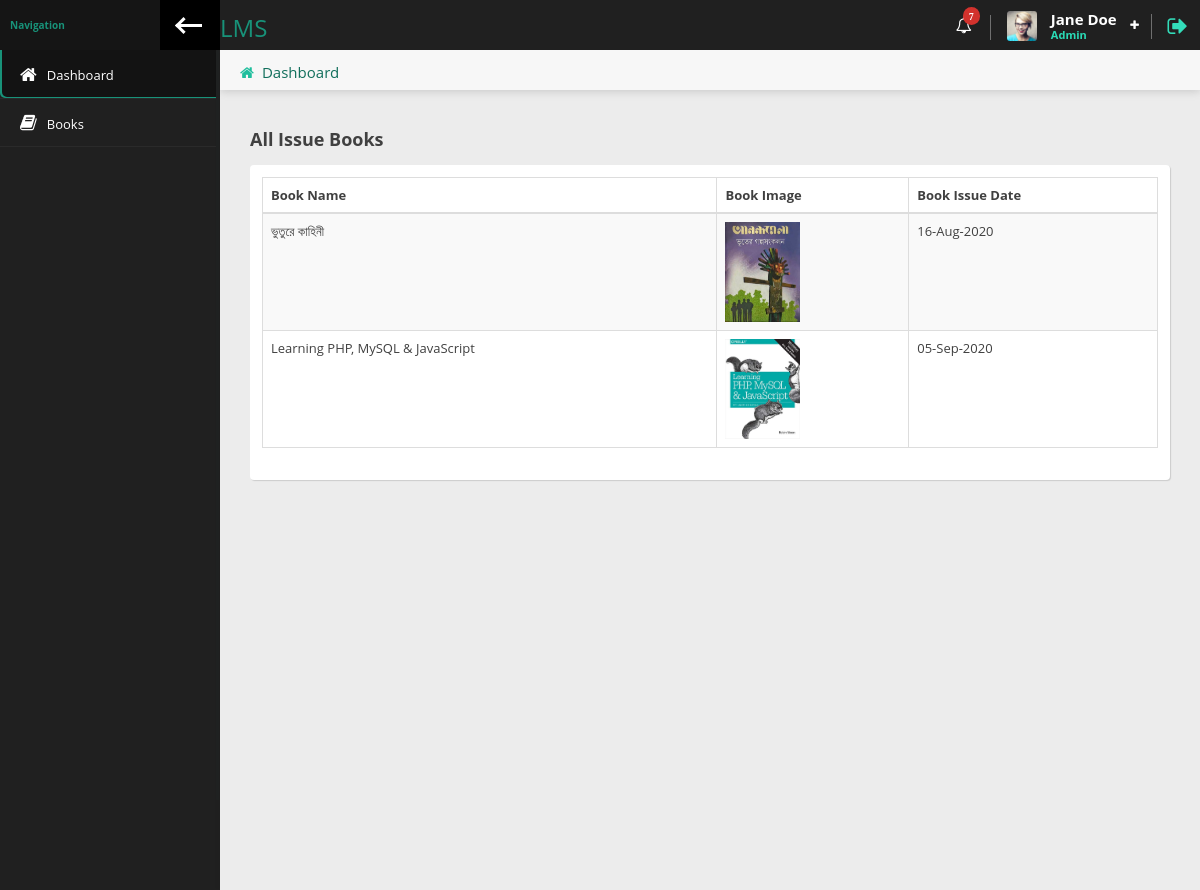
The app's page /student/index.php (signed in) with its own data.
### tables this page shows
CREATE TABLE `issue_books` (
  `id` int(11) NOT NULL,
  `student_id` int(5) NOT NULL,
  `book_id` int(5) NOT NULL,
  `book_issue_date` varchar(10) NOT NULL,
  `book_return_date` varchar(10) NOT NULL,
  `datetime` timestamp NOT NULL DEFAULT current_timestamp()
);

CREATE TABLE `books` (
  `id` int(5) NOT NULL,
  `category_id` int(11) NOT NULL,
  `book_name` varchar(70) DEFAULT NULL,
  `book_image` varchar(100) DEFAULT NULL,
  `book_author_name` varchar(50) DEFAULT NULL,
  `book_publication_name` varchar(50) DEFAULT NULL,
  `book_purchase_date` varchar(50) DEFAULT NULL,
  `book_price` varchar(10) DEFAULT NULL,
  `book_qty` int(5) DEFAULT NULL,
  `available_qty` int(5) DEFAULT NULL,
  `librarin_username` varchar(50) DEFAULT NULL,
  `datetime` timestamp NOT NULL DEFAULT current_timestamp()
);

### student/index.php (the view)
<?php
    require_once 'hedar.php';
?>
            <div class="content-header">
                <div class="leftside-content-header">
                    <ul class="breadcrumbs">
                        <li><i class="fa fa-home" aria-hidden="true"></i><a href="#">Dashboard</a></li>
                    </ul>
                </div>
            </div>
    <div class="row animated fadeInUp">
        <div class="col-sm-12">
            <h4 class="section-subtitle"><b>All Issue Books</b></h4>
            <div class="panel">
                <div class="panel-content">
                    <div class="table-responsive">
                        <table id="basic-table" class=" table-bordered data-table table table-striped nowrap table-hover" cellspacing="0" width="100%">
                            <thead>
                            <tr>
                                <th>Book Name</th>
                                <th>Book Image</th>
                                <th>Book Issue Date</th>
                            </tr>
                            </thead>
                            <tbody>
                            <?php
                            $student_id = $_SESSION['student_id'];
                            $result = mysqli_query($con,"SELECT `issue_books`.`book_issue_date`,`books`.`book_name`,`books`.`book_image`
FROM `books`
INNER JOIN `issue_books`ON `issue_books`.`book_id`=`books`.`id`
WHERE `issue_books`.`student_id` = '$student_id'");
                            while ($row = mysqli_fetch_assoc($result)){ ?>
                                <tr>
                                    <td><?= $row['book_name']?></td>
                                    <td><img src="../images/books/<?= $row['book_image']?>" width="75" height="100"></td>
                                    <td><?= date('d-M-Y', strtotime($row['book_issue_date']))?></td>
                                </tr>
                                <?php
                            }
                            ?>
                            </tbody>
                        </table>
                    </div>
                </div>
            </div>
        </div>
    </div>
<?php
    require_once 'footer.php';
?>

### student/hedar.php (shortened to what this page needs)
<?php
    $page = explode('/',$_SERVER['PHP_SELF']);
    $page = end($page);
?>
<!doctype html>
<html lang="en" class="fixed left-sidebar-top">
<head>
    <link href="../assets/vendor/pace/pace-theme-minimal.css" rel="stylesheet" />
    <link rel="stylesheet" href="../assets/vendor/bootstrap/css/bootstrap.css">
    <link rel="stylesheet" href="../assets/vendor/font-awesome/css/font-awesome.css">
    <link rel="stylesheet" href="../assets/vendor/animate.css/animate.css">
    <link rel="stylesheet" href="../assets/vendor/toastr/toastr.min.css">
    <link rel="stylesheet" href="../assets/vendor/magnific-popup/magnific-popup.css">
    <link rel="stylesheet" href="../assets/vendor/data-table/media/css/dataTables.bootstrap.min.css">
    <link rel="stylesheet" href="../assets/stylesheets/css/style.css">
</head>
<body>
<div class="wrap">
    <div class="page-header">
        <div class="leftside-header">
            <div class="logo">
                <a href="index.php" class="on-click">
                    <h3>LMS</h3>
                </a>
            </div>
        </div>
        <div class="rightside-header">
            <div class="header-section hidden-xs" id="notice-headerbox">
                <div class="notice" id="alerts-notice">
                    <i class="fa fa-bell-o" aria-hidden="true"><span class="badge badge-xs badge-top-right x-danger">7</span></i>
                </div>
            </div>
            <div class="header-section" id="user-headerbox">
                <div class="user-header-wrap">
                    <div class="user-photo">
                        <img alt="profile photo" src="../assets/images/avatar/avatar_user.jpg" />
                    </div>
                    <div class="user-info">
                        <span class="user-name">Jane Doe</span>
                        <span class="user-profile">Admin</span>
                    </div>
                    <i class="fa fa-plus icon-open" aria-hidden="true"></i>
                </div>
            </div>
            <div class="header-section">
                <a href="logout.php" data-toggle="tooltip" data-placement="left" title="Logout"><i class="fa fa-sign-out log-out" aria-hidden="true"></i></a>
            </div>
        </div>
    </div>
    <div class="page-body">
        <div class="left-sidebar">
            <div class="left-sidebar-header">
                <div class="left-sidebar-title">Navigation</div>
                <div class="left-sidebar-toggle c-hamburger c-hamburger--htla hidden-xs" data-toggle-class="left-sidebar-collapsed" data-target="html">
                    <span></span>
                </div>
            </div>
            <div id="left-nav" class="nano">
                <div class="nano-content">
                    <nav>
                        <ul class="nav nav-left-lines" id="main-nav">
                            <li class="<?= $page == 'index.php'? 'active-item':'' ?>"><a href="index.php"><i class="fa fa-home" aria-hidden="true"></i><span>Dashboard</span></a></li>
                            <li class="<?= $page == 'books.php'? 'active-item':'' ?>"><a href="books.php"><i class="fa fa-book" aria-hidden="true"></i><span>Books</span></a></li>
                        </ul>
                    </nav>
                </div>
            </div>
        </div>
        <div class="content">

### student/footer.php (shortened to what this page needs)
</div>
</div>
</div>
</body>
</html>

### records on screen
issue_books: book.book_name "ভুতুরে কাহিনী", book.book_image (picture), book_issue_date "16-Aug-2020"
issue_books: book.book_name "Learning PHP, MySQL & JavaScript", book.book_image (picture), book_issue_date "05-Sep-2020"
